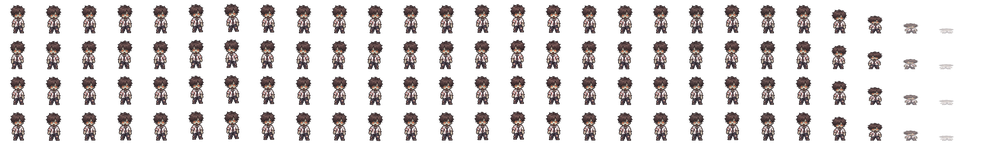
#> input picture game/assets/reclaim/zombies/zombie_01_male.png, 1000 x 143 px, shrunk from 4480 x 640 before the run; its folder holds only this picture in this run
$ python pack_zombie_attack_parts.py
#> lines starting #> are read from the running program, lines starting #| are printed output that depends on the picture; after the words box and inside, x2 and y2 are one past the last pixel; in counts of white or black regions, pixels touching at a corner belong together
"""Pack the original zombie attack artwork into articulated body and sleeve layers."""
from pathlib import Path

from PIL import Image, ImageChops, ImageDraw

CELL = 160
ROOT = Path(__file__).resolve().parents[1] / "assets/reclaim/zombies"
RIGHT = [
    [(97, 82), (108, 83), (119, 124), (97, 130), (97, 107), (94, 94)],
    [(97, 83), (103, 83), (107, 93), (106, 103), (115, 110), (109, 124), (100, 126), (99, 111), (95, 99)],
    [(100, 84), (108, 83), (117, 123), (101, 129), (101, 113), (97, 98)],
    [(101, 84), (110, 85), (117, 122), (102, 126), (103, 111), (96, 96)],
    [(96, 78), (105, 82), (118, 125), (98, 129), (98, 107), (94, 95)],
    [(99, 81), (111, 84), (117, 124), (98, 128), (99, 108), (96, 98)],
    [(99, 84), (109, 87), (116, 124), (98, 128), (99, 113), (96, 100)],
    [(100, 84), (112, 83), (124, 126), (100, 130), (100, 112), (97, 99)],
]
LEFT = [
    [(62, 82), (53, 83), (43, 122), (63, 128), (63, 107), (66, 93)],
    [(62, 84), (55, 86), (48, 109), (44, 123), (55, 127), (63, 113), (66, 97)],
    [(60, 84), (53, 84), (44, 123), (62, 128), (62, 112), (65, 95)],
    [(59, 84), (52, 85), (43, 121), (60, 126), (60, 110), (65, 96)],
    [(63, 79), (56, 82), (43, 124), (62, 129), (62, 107), (66, 95)],
    [(61, 81), (51, 84), (42, 123), (60, 127), (62, 108), (66, 97)],
    [(61, 84), (51, 87), (42, 126), (62, 129), (62, 111), (66, 95)],
    [],  # Stays with the body so the elderly zombie keeps its cane planted.
]
# Match the elbows used to anchor forearm rotation in zombie_visual.gd.
ELBOW_Y = [(103, 103), (104, 103), (106, 106), (106, 106), (102, 102), (105, 105), (105, 105), (105, 108)]


def layer(frame, mask):
    result = frame.copy()
    result.putalpha(ImageChops.multiply(frame.getchannel("A"), mask))
    return result


def pack():
    paths = sorted(ROOT.glob("zombie_0*.png"))
    atlas = Image.new("RGBA", (len(paths) * CELL, CELL * 5))
#> atlas: PIL image 160x800 RGBA; every value is 0
    for index, path in enumerate(paths):
        frame = Image.open(path).convert("RGBA").crop((12 * CELL, 0, 13 * CELL, CELL))
#> frame: PIL image 160x160 RGBA; every value is 0
        removed = Image.new("L", frame.size)
#> removed: PIL image 160x160 L; every value is 0
        for arm, polygon in enumerate((LEFT[index], RIGHT[index])):
            if not polygon:
                continue
            mask = Image.new("L", frame.size)
            ImageDraw.Draw(mask).polygon(polygon, fill=255)
            removed = ImageChops.lighter(removed, mask)
            elbow_y = ELBOW_Y[index][arm]
            for part in range(2):
                section = Image.new("L", frame.size)
                bounds = (0, 0, CELL - 1, elbow_y + 2) if part == 0 else (0, elbow_y, CELL - 1, CELL - 1)
                ImageDraw.Draw(section).rectangle(bounds, fill=255)
                atlas.paste(layer(frame, ImageChops.multiply(mask, section)), (index * CELL, (1 + arm * 2 + part) * CELL))
#> this loop made 2 passes
#> pass 1, in pack, `removed = ImageChops.lighter(removed, mask)`:
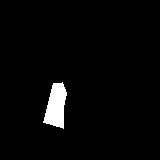
#> removed: PIL image 160x160 L; 2.8% white; 1 white region, box (x1, y1, x2, y2) and area: (43, 82, 67, 129) 729
#> pass 2, in pack, `removed = ImageChops.lighter(removed, mask)`:
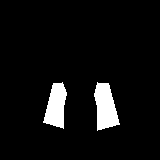
#> removed: PIL image 160x160 L; 6.1% white; 2 white regions, box (x1, y1, x2, y2) and area: (94, 82, 120, 131) 833, (43, 82, 67, 129) 729
#> after the loop:
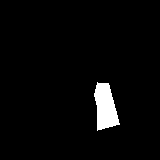
#> mask: PIL image 160x160 L; 3.3% white; 1 white region, box (x1, y1, x2, y2) and area: (94, 82, 120, 131) 833
#> after the loop:
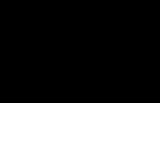
#> section: PIL image 160x160 L; 35.6% white; 1 white region, box (x1, y1, x2, y2) and area: (0, 103, 160, 160) 9120
        atlas.paste(layer(frame, ImageChops.invert(removed)), (index * CELL, 0))
    atlas.save(ROOT / "attack_parts.png")


if __name__ == "__main__":
    pack()
